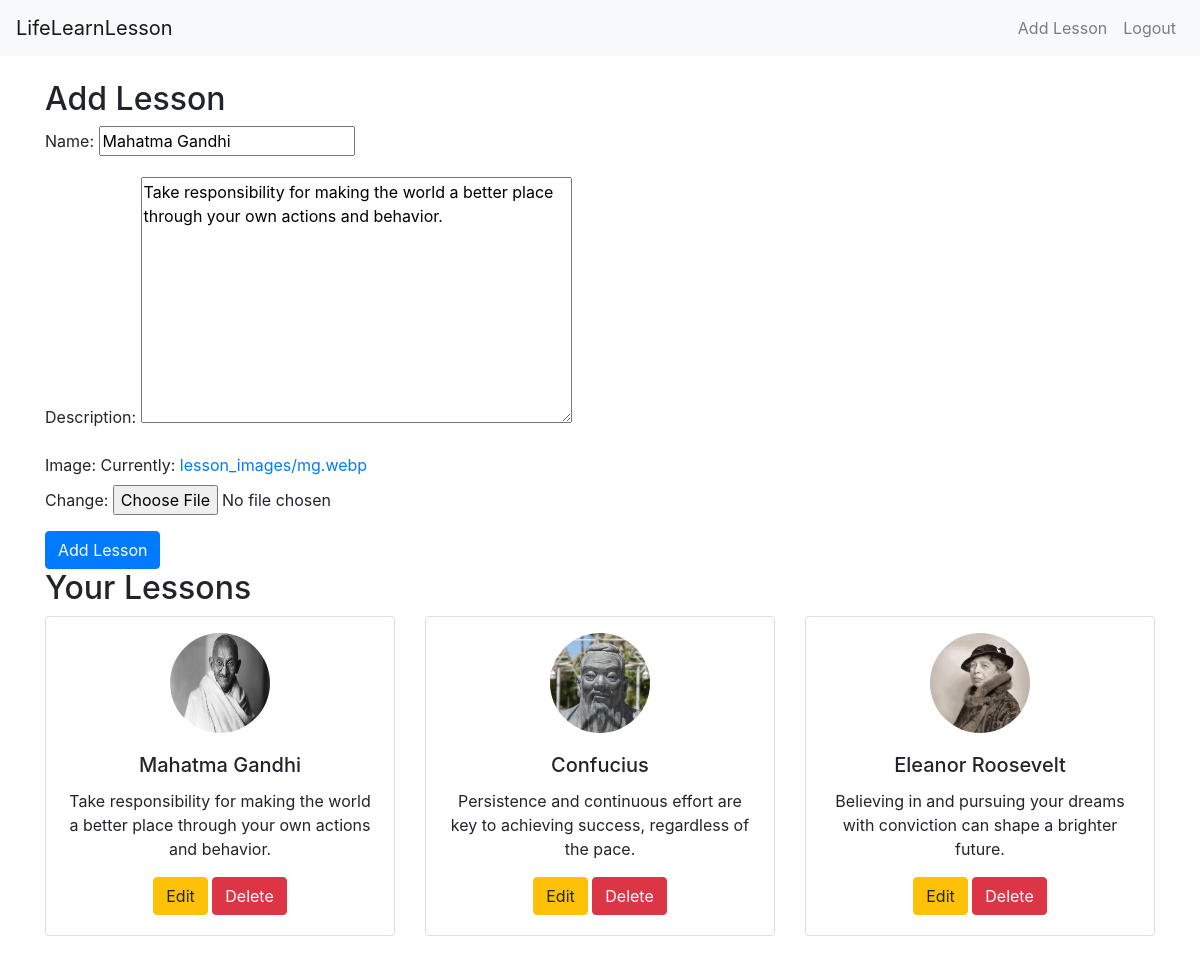
Page /edit_lesson/4/ (signed in) on the committed database.
### lessons/models.py (models this page shows, shortened)
class Lesson(models.Model):
    user = models.ForeignKey(User, on_delete=models.CASCADE)
    name = models.CharField(max_length=255)
    description = models.TextField()
    image = models.ImageField(upload_to='lesson_images/')

### lessons/views.py (the view)
# urls.py: path('edit_lesson/<int:lesson_id>/', views.edit_lesson, name='edit_lesson'),
@login_required
def edit_lesson(request, lesson_id):
    lesson = get_object_or_404(Lesson, id=lesson_id, user=request.user)
    if request.method == 'POST':
        form = LessonForm(request.POST, request.FILES, instance=lesson)
        if form.is_valid():
            form.save()
            return redirect('add_lesson')
    else:
        form = LessonForm(instance=lesson)
    lessons = Lesson.objects.filter(user=request.user)
    return render(request, 'lessons/add_lesson.html', {'form': form, 'lessons': lessons})

### lessons/forms.py
class LessonForm(forms.ModelForm):
    class Meta:
        model = Lesson
        fields = ['name', 'description', 'image']

### lessons/templates/lessons/add_lesson.html (shortened to what this page needs)
{% extends 'lessons/base.html' %}
{% block content %}
<h2>Add Lesson</h2>
<form method="POST" enctype="multipart/form-data">
    {{ form.as_p }}
    <button type="submit" class="btn btn-primary">Add Lesson</button>
</form>
<h2>Your Lessons</h2>
<div class="row">
    {% for lesson in lessons %}
        <div class="col-md-4">
            <div class="card mb-4">
                <div class="d-flex justify-content-center mt-3">
                    <img class="card-img-top rounded-circle" src="{{ lesson.image.url }}" alt="{{ lesson.name }}" style="width: 100px; height: 100px;">
                </div>
                <div class="card-body text-center">
                    <h5 class="card-title">{{ lesson.name }}</h5>
                    <p class="card-text">{{ lesson.description }}</p>
                    <a href="{% url 'edit_lesson' lesson.id %}" class="btn btn-warning">Edit</a>
                    <a href="{% url 'delete_lesson' lesson.id %}" class="btn btn-danger" onclick="return confirm('Are you sure you want to delete this lesson?');">Delete</a>
                </div>
            </div>
        </div>
    {% endfor %}
</div>
{% endblock %}

### rows in the picture
Lesson: name "Mahatma Gandhi", description "Take responsibility for making the world a better place through your own actions and behavior.", image (picture)
Lesson: image (picture), name "Confucius", description "Persistence and continuous effort are key to achieving success, regardless of the pace."
Lesson: image (picture), name "Eleanor Roosevelt", description "Believing in and pursuing your dreams with conviction can shape a brighter future."
